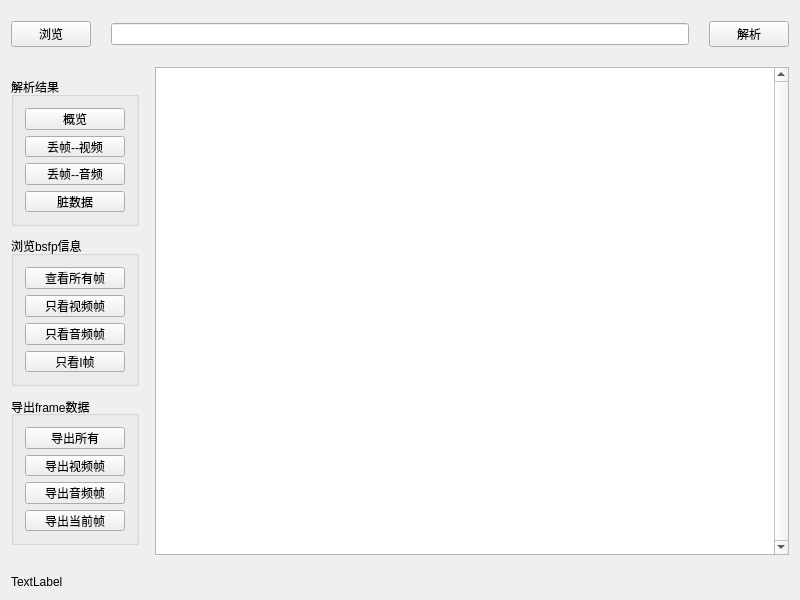
<?xml version="1.0" encoding="UTF-8"?>
<ui version="4.0">
 <class>BsrParserWidget</class>
 <widget class="QWidget" name="BsrParserWidget">
  <property name="geometry">
   <rect>
    <x>0</x>
    <y>0</y>
    <width>800</width>
    <height>600</height>
   </rect>
  </property>
  <property name="windowTitle">
   <string>bsr解析器</string>
  </property>
  <layout class="QVBoxLayout" name="verticalLayout_6">
   <item>
    <layout class="QVBoxLayout" name="verticalLayout_5">
     <property name="spacing">
      <number>20</number>
     </property>
     <property name="sizeConstraint">
      <enum>QLayout::SetMaximumSize</enum>
     </property>
     <item>
      <layout class="QHBoxLayout" name="horizontalLayout_2">
       <property name="spacing">
        <number>20</number>
       </property>
       <property name="sizeConstraint">
        <enum>QLayout::SetNoConstraint</enum>
       </property>
       <property name="topMargin">
        <number>10</number>
       </property>
       <property name="bottomMargin">
        <number>0</number>
       </property>
       <item>
        <widget class="QPushButton" name="btnBrowerFile">
         <property name="text">
          <string>浏览</string>
         </property>
        </widget>
       </item>
       <item>
        <widget class="QLineEdit" name="filepathLineEdit"/>
       </item>
       <item>
        <widget class="QPushButton" name="btnParse">
         <property name="text">
          <string>解析</string>
         </property>
        </widget>
       </item>
      </layout>
     </item>
     <item>
      <layout class="QHBoxLayout" name="horizontalLayout">
       <item>
        <layout class="QVBoxLayout" name="verticalLayout_4">
         <property name="spacing">
          <number>10</number>
         </property>
         <property name="sizeConstraint">
          <enum>QLayout::SetDefaultConstraint</enum>
         </property>
         <property name="topMargin">
          <number>10</number>
         </property>
         <property name="rightMargin">
          <number>10</number>
         </property>
         <property name="bottomMargin">
          <number>10</number>
         </property>
         <item>
          <widget class="QGroupBox" name="groupBox_3">
           <property name="minimumSize">
            <size>
             <width>128</width>
             <height>128</height>
            </size>
           </property>
           <property name="title">
            <string>解析结果</string>
           </property>
           <layout class="QVBoxLayout" name="verticalLayout_9">
            <item>
             <layout class="QVBoxLayout" name="verticalLayout_7">
              <item>
               <widget class="QPushButton" name="btnParseRetDesc">
                <property name="text">
                 <string>概览</string>
                </property>
               </widget>
              </item>
              <item>
               <widget class="QPushButton" name="btnParseRetErrorFrameVideo">
                <property name="text">
                 <string>丢帧--视频</string>
                </property>
               </widget>
              </item>
              <item>
               <widget class="QPushButton" name="btnParseRetErrorFrameAudio">
                <property name="text">
                 <string>丢帧--音频</string>
                </property>
               </widget>
              </item>
              <item>
               <widget class="QPushButton" name="btnParseRetDirtyData">
                <property name="sizePolicy">
                 <sizepolicy hsizetype="Minimum" vsizetype="Fixed">
                  <horstretch>0</horstretch>
                  <verstretch>0</verstretch>
                 </sizepolicy>
                </property>
                <property name="text">
                 <string>脏数据</string>
                </property>
               </widget>
              </item>
             </layout>
            </item>
           </layout>
          </widget>
         </item>
         <item>
          <widget class="QGroupBox" name="groupBox">
           <property name="sizePolicy">
            <sizepolicy hsizetype="Preferred" vsizetype="Preferred">
             <horstretch>0</horstretch>
             <verstretch>0</verstretch>
            </sizepolicy>
           </property>
           <property name="minimumSize">
            <size>
             <width>128</width>
             <height>128</height>
            </size>
           </property>
           <property name="title">
            <string>浏览bsfp信息</string>
           </property>
           <layout class="QVBoxLayout" name="verticalLayout_8">
            <item>
             <layout class="QVBoxLayout" name="verticalLayout_3">
              <item>
               <widget class="QPushButton" name="btnShowAll">
                <property name="text">
                 <string>查看所有帧</string>
                </property>
               </widget>
              </item>
              <item>
               <widget class="QPushButton" name="btnOnlyShowVideo">
                <property name="text">
                 <string>只看视频帧</string>
                </property>
               </widget>
              </item>
              <item>
               <widget class="QPushButton" name="btnOnlyShowAudio">
                <property name="text">
                 <string>只看音频帧</string>
                </property>
               </widget>
              </item>
              <item>
               <widget class="QPushButton" name="btnOnlyShowIFrames">
                <property name="sizePolicy">
                 <sizepolicy hsizetype="Minimum" vsizetype="Fixed">
                  <horstretch>0</horstretch>
                  <verstretch>0</verstretch>
                 </sizepolicy>
                </property>
                <property name="text">
                 <string>只看I帧</string>
                </property>
               </widget>
              </item>
             </layout>
            </item>
           </layout>
          </widget>
         </item>
         <item>
          <widget class="QGroupBox" name="groupBox_2">
           <property name="minimumSize">
            <size>
             <width>128</width>
             <height>128</height>
            </size>
           </property>
           <property name="layoutDirection">
            <enum>Qt::LeftToRight</enum>
           </property>
           <property name="title">
            <string>导出frame数据</string>
           </property>
           <property name="alignment">
            <set>Qt::AlignLeading|Qt::AlignLeft|Qt::AlignVCenter</set>
           </property>
           <layout class="QVBoxLayout" name="verticalLayout_2">
            <item>
             <layout class="QVBoxLayout" name="verticalLayout">
              <property name="spacing">
               <number>-1</number>
              </property>
              <property name="leftMargin">
               <number>0</number>
              </property>
              <item>
               <widget class="QPushButton" name="btnExportAllFrameData">
                <property name="text">
                 <string>导出所有</string>
                </property>
               </widget>
              </item>
              <item>
               <widget class="QPushButton" name="btnExportAllVideoData">
                <property name="text">
                 <string>导出视频帧</string>
                </property>
               </widget>
              </item>
              <item>
               <widget class="QPushButton" name="btnExportAllAudioData">
                <property name="text">
                 <string>导出音频帧</string>
                </property>
               </widget>
              </item>
              <item>
               <widget class="QPushButton" name="btnExportCurrentFrameData">
                <property name="text">
                 <string>导出当前帧</string>
                </property>
               </widget>
              </item>
             </layout>
            </item>
           </layout>
          </widget>
         </item>
        </layout>
       </item>
       <item>
        <widget class="QTableWidget" name="tableBsfpInfo">
         <property name="verticalScrollBarPolicy">
          <enum>Qt::ScrollBarAlwaysOn</enum>
         </property>
        </widget>
       </item>
      </layout>
     </item>
     <item>
      <widget class="QLabel" name="authorInfoLabel">
       <property name="text">
        <string>TextLabel</string>
       </property>
      </widget>
     </item>
    </layout>
   </item>
  </layout>
 </widget>
 <layoutdefault spacing="6" margin="11"/>
 <resources/>
 <connections/>
</ui>
